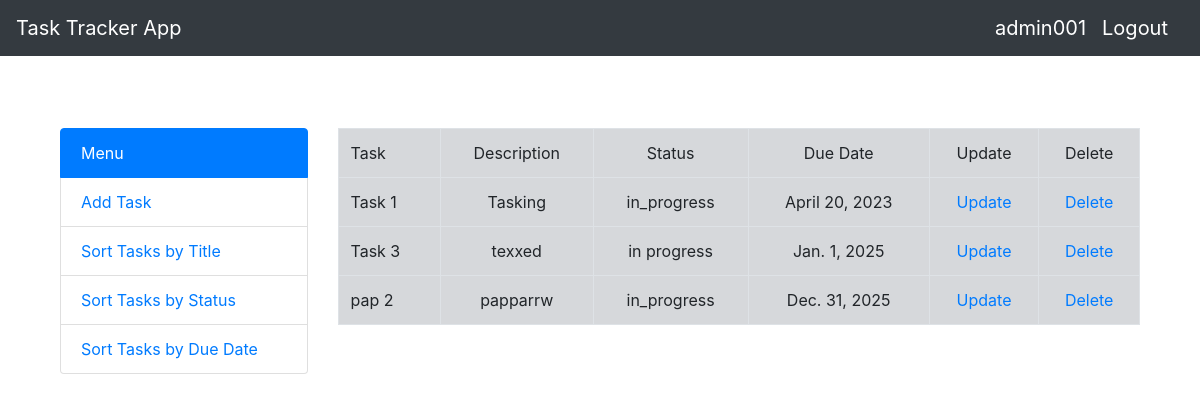
The app's page / (signed in) with its own data.
### task_tracker/models.py (models this page shows, shortened)
class Task(models.Model):
    TASK_STATUS_CHOICES = (
        ('in_progress', 'In Progress'),
        ('on_hold', 'On Hold'),
        ('completed', 'Completed'),
        ('cancelled', 'Cancelled'),
    )
    user = models.ForeignKey(User, on_delete=models.CASCADE, null=True, related_name='tasks')
    task = models.CharField(max_length=255)
    description = models.TextField()
    status = models.CharField(max_length=255, choices=TASK_STATUS_CHOICES, default='in progress')
    due_date = models.DateField(blank=False)
    created_date = models.DateTimeField(auto_now_add=True) #auto_now: last modified time

### task_tracker/views.py (the view)
# urls.py: path('', views.home, name='home'),
def home(request):
    if request.user.is_authenticated:
        user = request.user
        all_tasks = user.tasks.all()
        print(user.tasks)
        return render(request, "home.html", {'all_tasks': all_tasks})
    else:
        return redirect('login_view')

### task_tracker/templates/home.html
{% extends 'base.html' %}
{% load crispy_forms_tags %}
{% block content %}
<br><br>
<div class="container">
    <div class="row">
        <div class="col-lg-3">
            <div class="list-group list-group-dark">
              <a href="{% url 'home' %}" class="list-group-item active">Menu</a>
              <a href="{% url 'add' %}" class="list-group-item">Add Task</a>
              <a href="{% url 'home' %}" class="list-group-item">Sort Tasks by Title</a>
              <a href="{% url 'home' %}" class="list-group-item">Sort Tasks by Status</a>
              <a href="{% url 'sort_by_due_date_asc' %}" class="list-group-item">Sort Tasks by Due Date</a>
            </div>
        </div>
        <div class="col-lg-9">
        {% if all_tasks %}
        <table class="table table-bordered">
            <tr class="table-secondary">
                <td>Task</td>
                <td><center>Description</center></td>
                <td><center>Status</center></td>
                <td><center>Due Date</center></td>
                <td><center>Update</center></td>
                <td><center>Delete</center></td>
            </tr>
            {% for things in all_tasks %}
                    <tr class="table-secondary">
                        <td>{{ things.task }}</td>
                        <td><center>{{ things.description }}</center></td>
                        <td><center>{{ things.status }}</center></td>
                        <td><center>{{ things.due_date }}</center></td>
                        <td><center><a href="{% url 'edit' things.pk %}">Update</a></center></td>
                        <td><center><a href="{% url 'delete' things.pk %}">Delete</a></center></td>
                    </tr>
            {% endfor %}
        </table>
       {% endif %}
    </div>
    </div>
</div>
{% endblock %}

### task_tracker/templates/base.html (shortened to what this page needs)
<!doctype html>
<html lang="en">
  <head>
    <link rel="stylesheet" href="https://cdn.jsdelivr.net/npm/bootstrap@4.0.0/dist/css/bootstrap.min.css">
  </head>
  <body>
    <nav class="navbar navbar-expand-lg navbar-dark bg-dark">
        <a class="navbar-brand" href="{% url 'home' %}">Task Tracker App</a>
        <div class="collapse navbar-collapse" id="navbarSupportedContent">
        {% if user.is_authenticated %}
        <a class="navbar-brand" href="{% url 'home' %}">{{ user.username }}</a>
        <a class="navbar-brand" href="{% url 'logout_view' %}">Logout</a>
        {% else %}
        <a class="navbar-brand" href="{% url 'login_view' %}">Login</a>
        <a class="navbar-brand" href="{% url 'register' %}">Register</a>
        {% endif %}
      </div>
    </nav>
    <div class="container">
        <br>
        {% block content %}
        {% endblock %}
    </div>
  </body>
</html>

### records on screen
Task: task "Task 1", description "Tasking", status "in_progress", due_date "April 20, 2023"
Task: task "Task 3", description "texxed", status "in progress", due_date "Jan. 1, 2025"
Task: task "pap 2", description "papparrw", status "in_progress", due_date "Dec. 31, 2025"

### other values on screen
{{ user.username }} "admin001"
